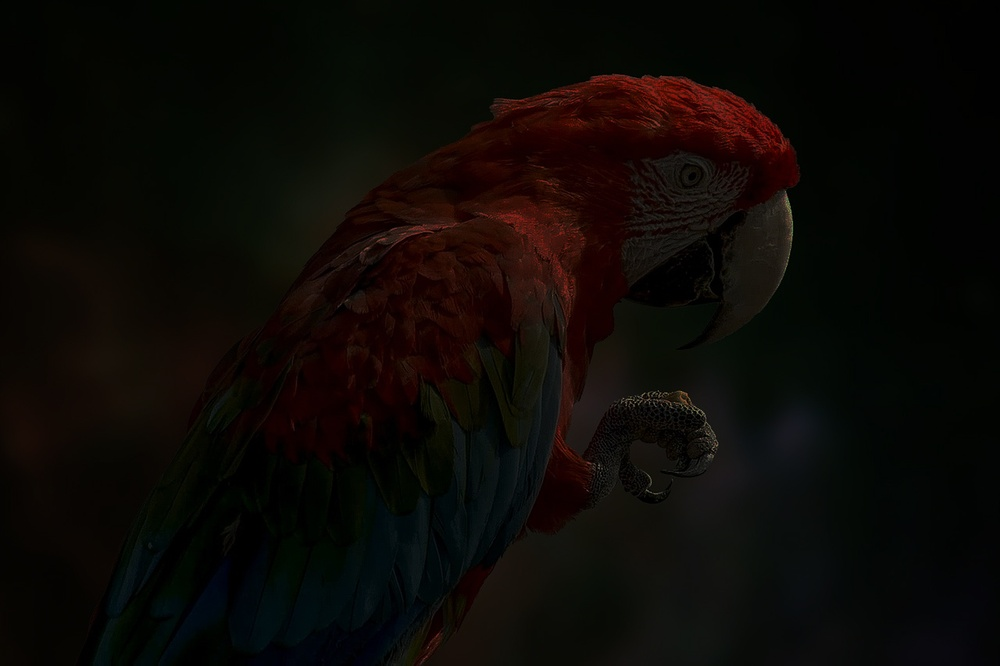
#> input picture parrot.jpg, 1000 x 666 px, shrunk from 1280 x 853 before the run
$ jupyter execute --allow-errors Histogram.ipynb
#> lines starting #> are read from the running program, lines starting #| are printed output that depends on the picture
# Ex. No: 03
## Histogram Equalization Using OpenCV (Grayscale & Color Images)

**Name :** _________LEKHASHRI E_________    **Reg. No :** ___212225230150___    **Slot No :** ___T2 26OD2199___

### Write a Python program using OpenCV to perform histogram equalization on the given grayscale image **"parrot.jpg"**.

The program should:

- Import the required libraries (**OpenCV, NumPy, Matplotlib**).
- Read the image **"parrot.jpg"** in **grayscale** format.
- Display the grayscale image and plot its histogram.
- Perform **histogram equalization** on the grayscale image using `cv2.equalizeHist()` to enhance its contrast.
- Using Matplotlib, display the following in a **2 × 2 grid layout**:
  - Original Grayscale Image
  - Histogram of Original Image
  - Enhanced (Equalized) Image
  - Histogram of Enhanced Image

[cell 1]
# Import required libraries
import cv2
import numpy as np
import matplotlib.pyplot as plt

[cell 2]
img = cv2.imread('parrot.jpg', 0)
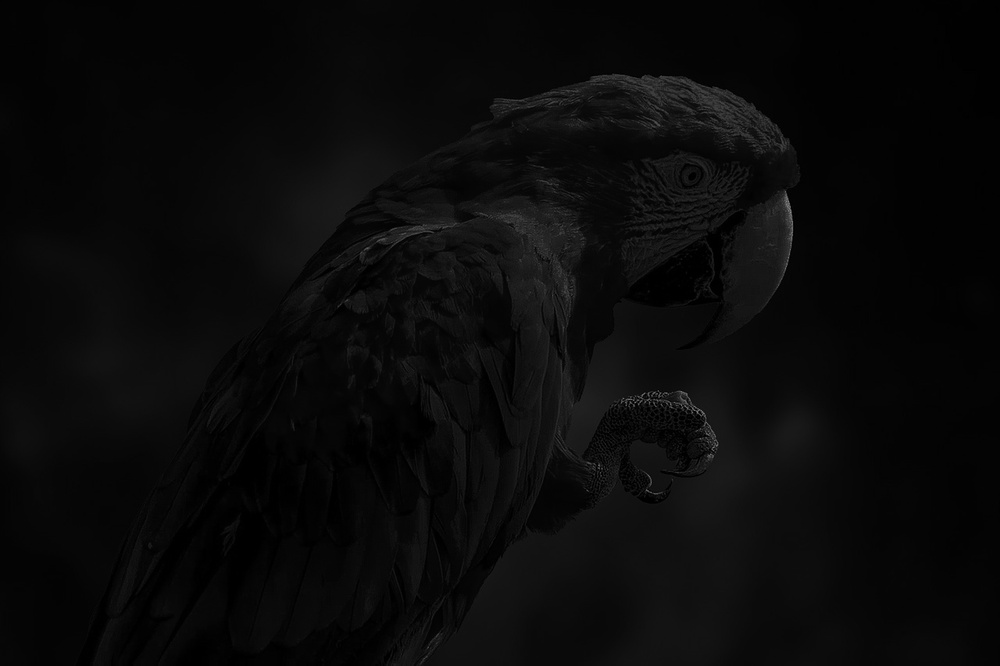
#> img: shape (666, 1000); min 0, max 144, mean 9.7

[cell 3]
# Display the grayscale image.
plt.imshow(img, cmap='gray')
plt.title('Original Image')
plt.axis("off")
plt.show()

[cell 4]
# Plot the histogram of the grayscale image
plt.hist(img.ravel(), 256, [0, 256])
plt.title("Original Image Histogram")
plt.show()
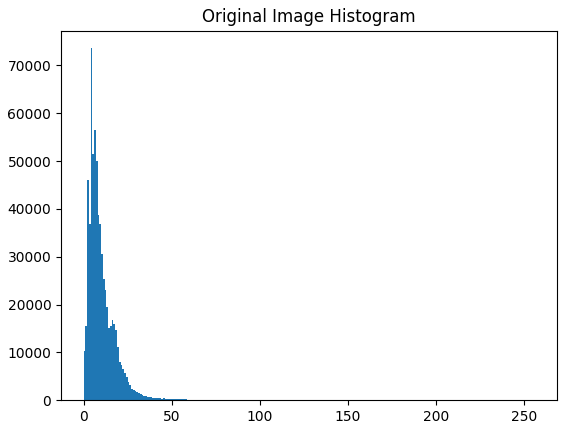
#> figure drawn by matplotlib, 1 panel; tallest bar 73601 high, from x = 4 to 5

#> (a cell that did not finish here is left out)

[cell 6]
# Perform histogram equalization
img_eq = cv2.equalizeHist(img)
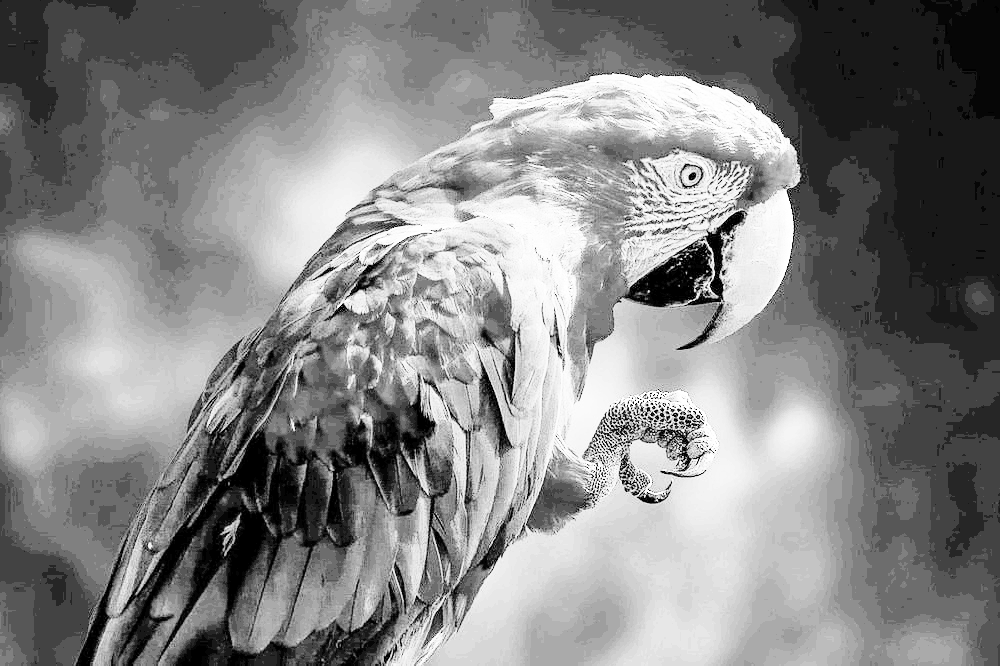
#> img_eq: shape (666, 1000); min 0, max 255, mean 132.7
plt.hist(img_eq.ravel(), 256, range = [0, 256])
plt.title('Equalized Histogram')
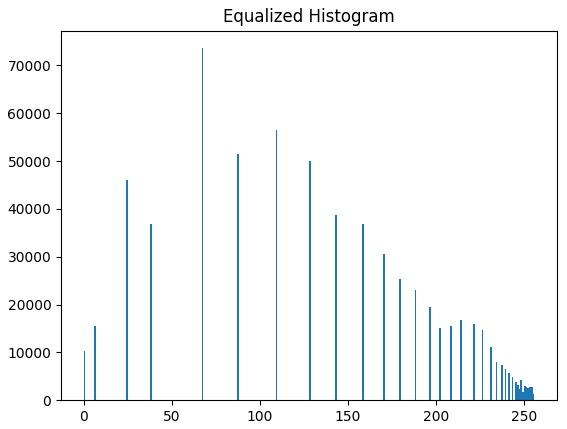
#> figure drawn by matplotlib, 1 panel; tallest bar 73601 high, from x = 67 to 68

[cell 7]
# Display [1] the Original Image (Gray Image) and its Histogram, and [2] the Enhanced Image and its Histogram using a 2×2 layout in Matplotlib.
plt.figure(figsize=(10, 8))
# Original Image
plt.subplot(2, 2, 1)
plt.imshow(img, cmap='gray')
plt.title("Original Image")
plt.axis("off")
# Original Histogram
plt.subplot(2, 2, 2)
plt.hist(img.ravel(), bins=256, range=[0, 256])
plt.title("Original Histogram")
plt.xlim([0, 256])
# Equalized Image
plt.subplot(2, 2, 3)
plt.imshow(img_eq, cmap='gray')
plt.title("Equalized Image")
plt.axis("off")
# Equalized Histogram
plt.subplot(2, 2, 4)
plt.hist(img_eq.ravel(), bins=256, range=[0, 256])
plt.title("Equalized Histogram")
plt.xlim([0, 256])

plt.tight_layout()
plt.show()
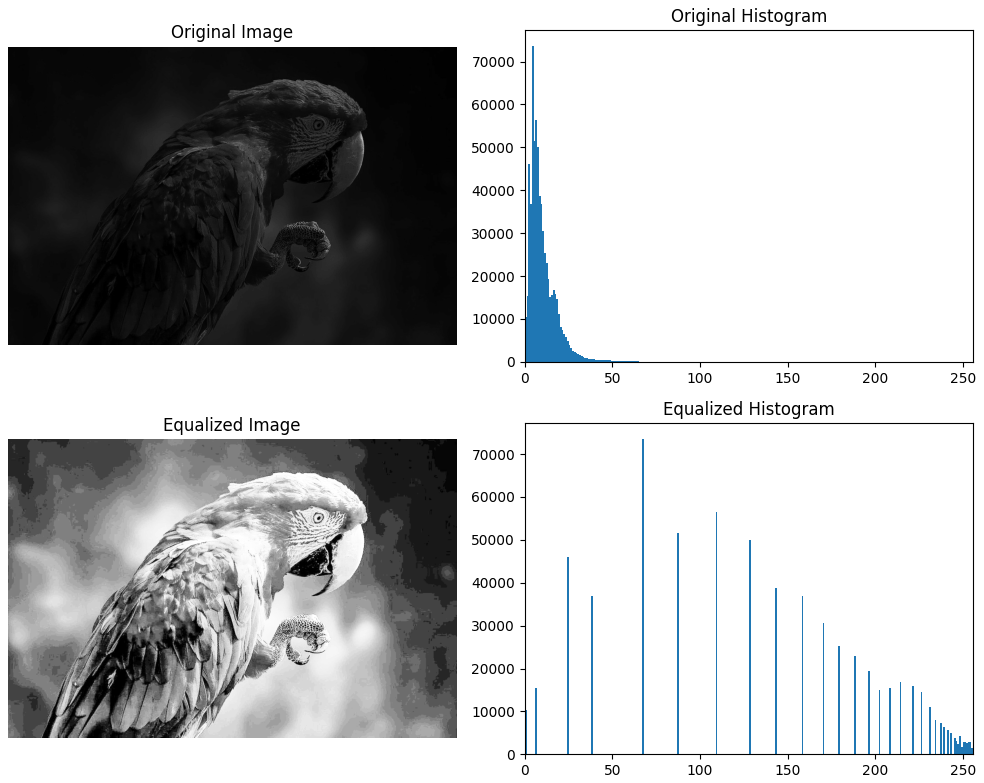
#> figure drawn by matplotlib, 4 panels; panel 2: tallest bar 73601 high, from x = 4 to 5; panel 4: tallest bar 73601 high, from x = 67 to 68

### Write a Python program using OpenCV to perform color image enhancement through histogram equalization in the HSV color space on the given image **"parrot.jpg"**.

The program should:

- Import the required libraries (**OpenCV, NumPy, Matplotlib**).
- Read the color image **"parrot.jpg"**.
- Plot the **histogram of the original color image** (use the **B, G, and R** channels).
- Convert the image from **BGR to HSV** color space.
- Apply **histogram equalization** to one specific channel to improve brightness and contrast using `cv2.equalizeHist()`.
- Convert the enhanced HSV image back to **BGR** format.
- Using Matplotlib, display the following in a **2 × 2 grid layout**:
  - Original Color Image
  - Histogram of Original Image (BGR channels)
  - Enhanced Color Image
  - Histogram of Enhanced Image (BGR channels)

[cell 8]
# Import required libraries
import cv2
import numpy as np
import matplotlib.pyplot as plt

[cell 9]
# Read the colorgiven parrot.jpg image.
image = cv2.imread('parrot.jpg',1)
#> image is the input picture: shape (666, 1000, 3); mean B, G, R 5.7, 9.1, 12.4
